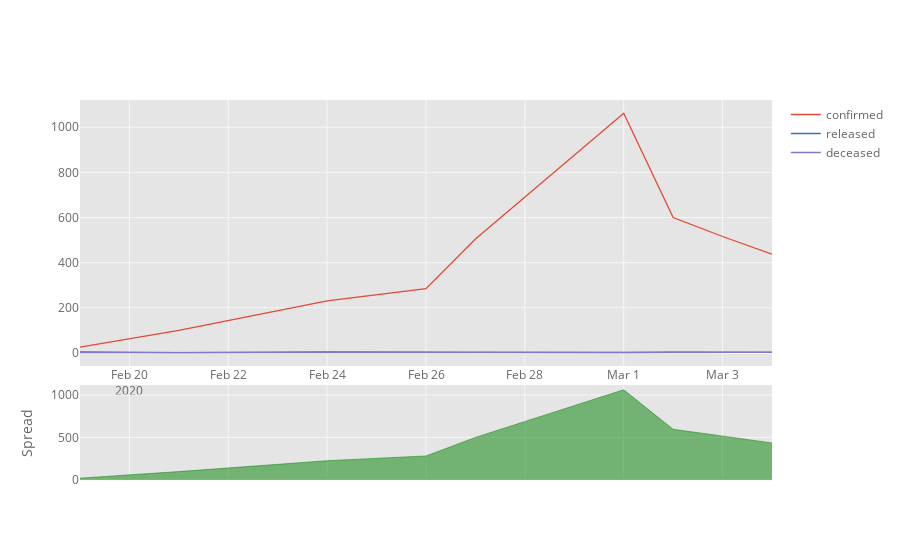

Here is the notebook cell this chart was saved with:
### Code cell
data_merged.set_index('date').iplot(kind='spread')

### Figure 1 — Plotly figure (JSON) as saved in the notebook; plotly's stock layout.template omitted (floating-point values rounded to 4 significant figures)
{"data": [{"line": {"color": "rgba(226, 74, 51, 1.0)", "dash": "solid", "shape": "linear", "width": 1.3}, "mode": "lines", "name": "confirmed", "text": "", "type": "scatter", "x": ["2020-02-19", "2020-02-21", "2020-02-24", "2020-02-26", "2020-02-27", "2020-03-01", "2020-03-02", "2020-03-03", "2020-03-04"], "y": [26, 100, 231, 285, 505, 1062, 600, 516, 438]}, {"line": {"color": "rgba(62, 111, 176, 1.0)", "dash": "solid", "shape": "linear", "width": 1.3}, "mode": "lines", "name": "released", "text": "", "type": "scatter", "x": ["2020-02-19", "2020-02-21", "2020-02-24", "2020-02-26", "2020-02-27", "2020-03-01", "2020-03-02", "2020-03-03", "2020-03-04"], "y": [4, 1, 4, 2, 4, 1, 3, 2, 2]}, {"line": {"color": "rgba(132, 118, 202, 1.0)", "dash": "solid", "shape": "linear", "width": 1.3}, "mode": "lines", "name": "deceased", "text": "", "type": "scatter", "x": ["2020-02-19", "2020-02-21", "2020-02-24", "2020-02-26", "2020-02-27", "2020-03-01", "2020-03-02", "2020-03-03", "2020-03-04"], "y": [1, 1, 2, 1, 1, 3, 3, 1, 3]}, {"connectgaps": false, "fill": "tozeroy", "line": {"color": "green", "dash": "solid", "shape": "linear", "width": 0.5}, "mode": "lines", "name": "Spread", "showlegend": false, "type": "scatter", "x": ["2020-02-19", "2020-02-21", "2020-02-24", "2020-02-26", "2020-02-27", "2020-03-01", "2020-03-02", "2020-03-03", "2020-03-04"], "xaxis": "x2", "y": [22, 99, 227, 283, 501, 1061, 597, 514, 436], "yaxis": "y2"}, {"connectgaps": false, "fill": "tozeroy", "line": {"color": "red", "dash": "solid", "shape": "linear", "width": 0.5}, "mode": "lines", "name": "Spread", "showlegend": false, "type": "scatter", "x": ["2020-02-19", "2020-02-21", "2020-02-24", "2020-02-26", "2020-02-27", "2020-03-01", "2020-03-02", "2020-03-03", "2020-03-04"], "xaxis": "x2", "y": ["", "", "", "", "", "", "", "", ""], "yaxis": "y2"}], "layout": {"hovermode": "x", "legend": {"bgcolor": "#FFFFFF", "font": {"color": "#666666"}}, "paper_bgcolor": "#FFFFFF", "plot_bgcolor": "#E5E5E5", "title": {"font": {"color": "#151516"}}, "xaxis": {"gridcolor": "#F6F6F6", "showgrid": true, "tickfont": {"color": "#666666"}, "title": {"font": {"color": "#666666"}, "text": ""}, "zerolinecolor": "#F6F6F6"}, "xaxis2": {"anchor": "y2", "gridcolor": "#F6F6F6", "showgrid": true, "showticklabels": false, "tickfont": {"color": "#666666"}, "title": {"font": {"color": "#666666"}, "text": ""}, "zerolinecolor": "#F6F6F6"}, "yaxis": {"domain": [0.3, 1], "gridcolor": "#F6F6F6", "showgrid": true, "tickfont": {"color": "#666666"}, "title": {"font": {"color": "#666666"}, "text": ""}, "zerolinecolor": "#F6F6F6"}, "yaxis2": {"domain": [0, 0.25], "gridcolor": "#F6F6F6", "showgrid": true, "tickfont": {"color": "#666666"}, "title": {"font": {"color": "#666666"}, "text": "Spread"}, "zerolinecolor": "#F6F6F6"}}}
